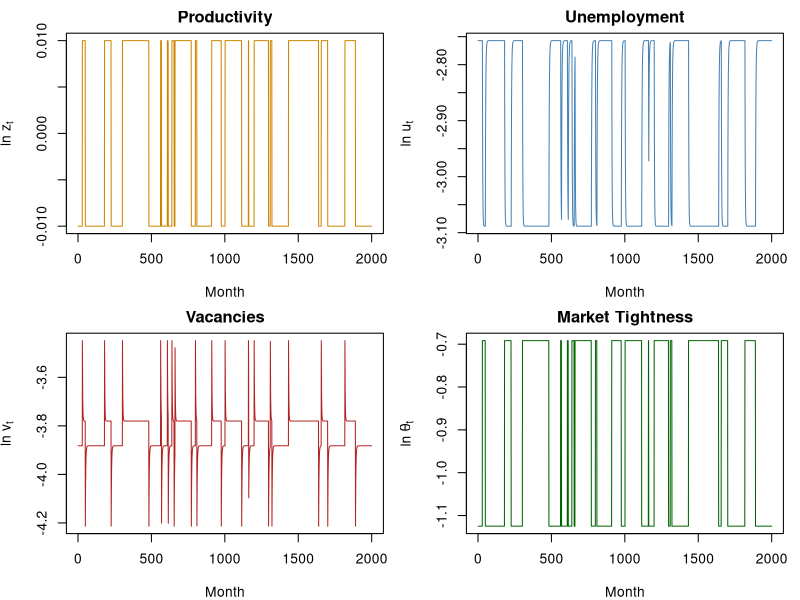

Write R code to recreate this figure.
library(nleqslv)

# ── Parameters ──
beta  <- 0.96^(1/12)
s     <- 0.02
b     <- 0.95
gamma <- 0.5
iota  <- 1.6
cc    <- 0.1073        # vacancy posting cost (avoid masking base c())
pi_z  <- 0.985         # persistence of Markov chain
z_h   <- exp(0.01)
z_l   <- exp(-0.01)

# ── Solve for theta(z_h), theta(z_l), J(z_h), J(z_l) ──
equations <- function(x) {
  th_h <- x[1]; th_l <- x[2]; Jh <- x[3]; Jl <- x[4]
  eq1 <- (cc / beta) * (1 + th_h^iota)^(1/iota) - (pi_z * Jh + (1 - pi_z) * Jl)
  eq2 <- (cc / beta) * (1 + th_l^iota)^(1/iota) - (pi_z * Jl + (1 - pi_z) * Jh)
  eq3 <- Jh - ((1 - gamma) * (z_h - b) - gamma * cc * th_h + beta * (1 - s) * (pi_z * Jh + (1 - pi_z) * Jl))
  eq4 <- Jl - ((1 - gamma) * (z_l - b) - gamma * cc * th_l + beta * (1 - s) * (pi_z * Jl + (1 - pi_z) * Jh))
  c(eq1, eq2, eq3, eq4)
}

sol <- nleqslv(c(0.5, 0.3, 10, 8), equations)
theta_h <- sol$x[1]; theta_l <- sol$x[2]

cat(sprintf("theta(z_h) = %.6f\n", theta_h))
cat(sprintf("theta(z_l) = %.6f\n", theta_l))

# ── Matching function helpers ──
# f(theta) = theta / (1 + theta^iota)^(1/iota)
f_theta <- function(theta) {
  theta / (1 + theta^iota)^(1/iota)
}

# ── Simulate ──
set.seed(42)
T_sim   <- 2000
T_burn  <- 1000          # burn-in to remove dependence on initial conditions
T_total <- T_burn + T_sim

# Simulate Markov chain for z: states 1 = z_h, 2 = z_l
z_idx    <- integer(T_total)
z_idx[1] <- 1           # start in high state
for (t in 2:T_total) {
  if (runif(1) < pi_z) {
    z_idx[t] <- z_idx[t - 1]           # stay
  } else {
    z_idx[t] <- 3 - z_idx[t - 1]       # switch
  }
}

# Map z index to theta values
theta_vec <- ifelse(z_idx == 1, theta_h, theta_l)
z_vec     <- ifelse(z_idx == 1, z_h, z_l)

# Unemployment dynamics: u_{t+1} = u_t + s(1-u_t) - f(theta_t)*u_t
u_vec    <- numeric(T_total)
u_vec[1] <- 0.05        # steady-state initial value
for (t in 1:(T_total - 1)) {
  u_vec[t + 1] <- u_vec[t] + s * (1 - u_vec[t]) - f_theta(theta_vec[t]) * u_vec[t]
}

# Vacancies: v_t = theta_t * u_t
v_vec <- theta_vec * u_vec

# ── Drop burn-in ──
idx       <- (T_burn + 1):T_total
log_z     <- log(z_vec[idx])
log_u     <- log(u_vec[idx])
log_v     <- log(v_vec[idx])
log_theta <- log(theta_vec[idx])

# ── Standard deviations ──
cat(sprintf("\nStd dev of log(z_t)     = %.6f\n", sd(log_z)))
cat(sprintf("Std dev of log(u_t)     = %.6f\n", sd(log_u)))
cat(sprintf("Std dev of log(v_t)     = %.6f\n", sd(log_v)))
cat(sprintf("Std dev of log(theta_t) = %.6f\n", sd(log_theta)))

# ── Plot: 4 panels (2x2) ──
tt <- 1:T_sim


figname <- paste0(paste0("Q3/Figures/plot_q3_part3_sim_b_", as.character(b)), ".pdf")
pdf(figname, width = 9, height = 7)
par(mfrow = c(2, 2), mar = c(4, 4, 2, 1))

plot(tt, log_z, type = "l", col = "orange3",
     xlab = "Month", ylab = expression(ln~z[t]), main = "Productivity")

plot(tt, log_u, type = "l", col = "steelblue",
     xlab = "Month", ylab = expression(ln~u[t]), main = "Unemployment")

plot(tt, log_v, type = "l", col = "firebrick",
     xlab = "Month", ylab = expression(ln~v[t]), main = "Vacancies")

plot(tt, log_theta, type = "l", col = "darkgreen",
     xlab = "Month", ylab = expression(ln~theta[t]), main = "Market Tightness")

dev.off()
cat("\nPlot saved to Q3/Figures/plot_q3_part3_sim.pdf\n")
